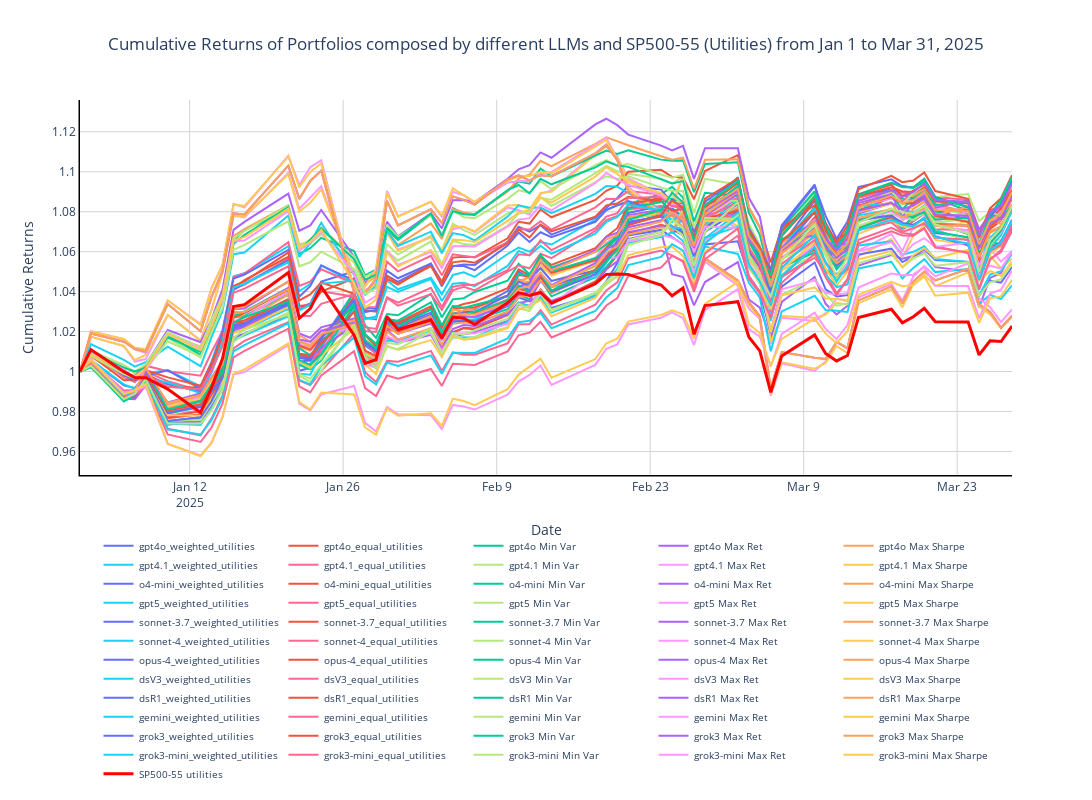

The code cell stored with this chart in its notebook:
### Markdown cell above
Plot with Multi-Column Legend (For Download/Export)

### Code cell
temp_index_data_outs_compare = index_data_outs.copy()

temp_index_data_outs_compare.index = pd.to_datetime(temp_index_data_outs_compare.index)

index_first_date_compare = temp_index_data_outs_compare.index[0]
index_previous_trading_date_compare = index_first_date_compare - BDay(1)

index_baseline_row_compare = pd.DataFrame(
    data=np.zeros((1, temp_index_data_outs_compare.shape[1])),  
    index=[index_previous_trading_date_compare],                 
    columns=temp_index_data_outs_compare.columns               
)

temp_index_data_outs_compare_with_baseline = pd.concat([index_baseline_row_compare, temp_index_data_outs_compare])
# ##above is to add a baseline row with zeros to the index data outs compare dataframe##

index_names = {
    sector_ticker: f'{full_ticker} {sector_name}'
}

cumulative_returns_compare[index_names[sector_ticker]] = (1 + temp_index_data_outs_compare_with_baseline[ticker]).cumprod() ##

cumulative_returns_compare.index = pd.to_datetime(cumulative_returns_compare.index)
outsample_data = cumulative_returns_compare.loc[outsample_startdate:outsample_enddate]

fig = go.Figure()

for i, column in enumerate(outsample_data.columns):
    if column == f'{full_ticker} {sector_name}':
        fig.add_trace(go.Scatter(x=outsample_data.index,
                                 y=outsample_data[column],
                                 mode='lines',
                                 name=column,
                                 line=dict(width=3, color='red')))

    else:
        fig.add_trace(go.Scatter(x=outsample_data.index,
                                 y=outsample_data[column],
                                 mode='lines',
                                 name=column))

num_asset = len(df_sector)
fig.update_layout(
    title=f'Cumulative Returns of Portfolios composed by different LLMs and {full_ticker} ({sector_name_full}) from Jan 1 to Mar 31, 2025', 
    title_x = 0.5,
    xaxis_title='Date',
    yaxis_title='Cumulative Returns',
    hovermode="x unified",
    width=1400,        
    height=800,
    margin=dict(b=150), 
    plot_bgcolor='white',
    xaxis=dict(
        gridcolor='lightgray',          
        linecolor='black',
        linewidth=1.5
    ),
    yaxis=dict(
        gridcolor='lightgray',     
        linecolor='black', 
        linewidth=1.5
    )
)

# fig.update_layout(legend=dict(orientation = "v", yanchor="top",y=1,xanchor="left", x=1.02))
fig.update_layout(legend=dict(
        orientation="h", 
        yanchor="top",
        y=-0.15,  
        xanchor="center",
        x=0.5,
        font=dict(size=10)
    ))

fig.show()
